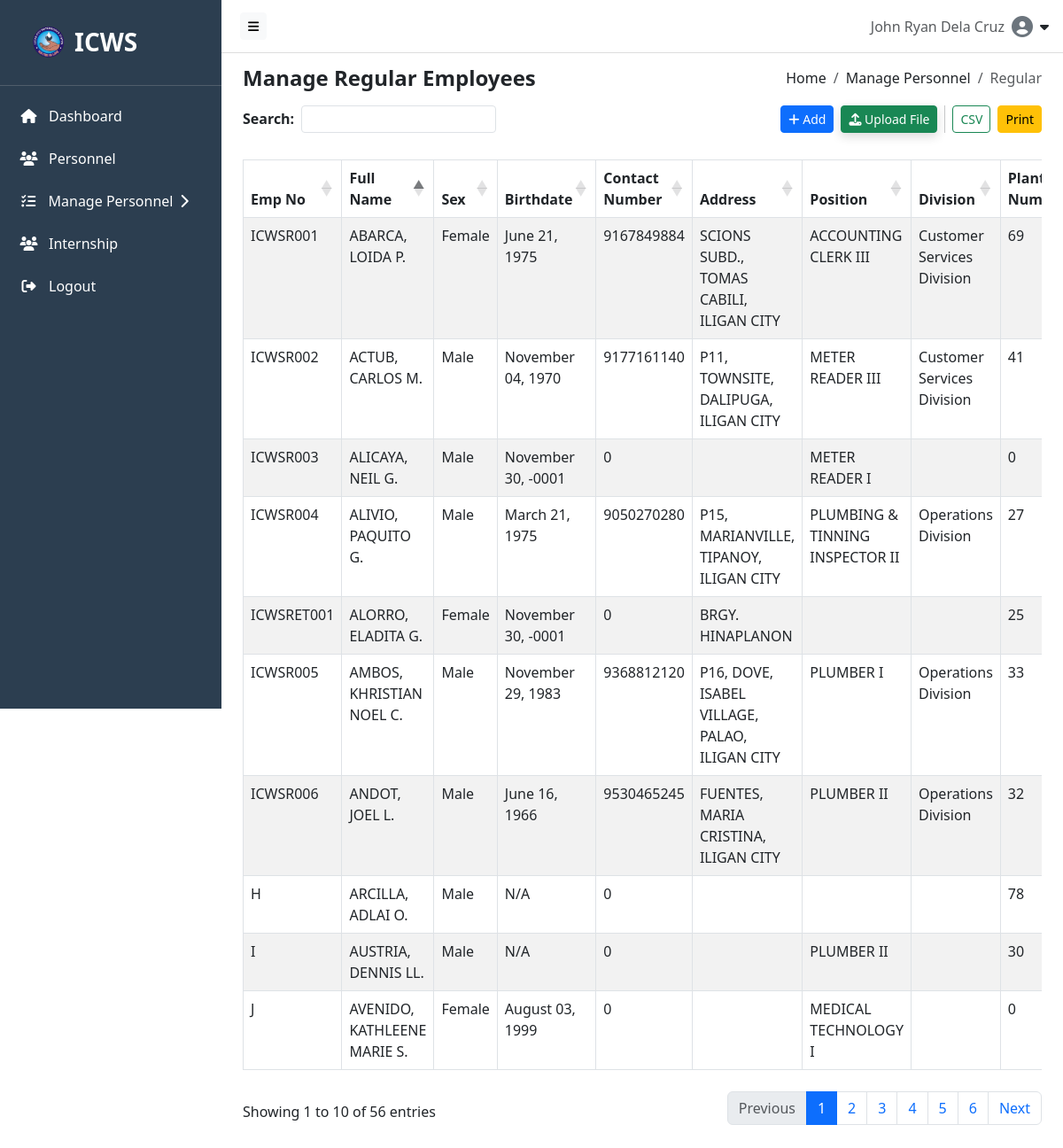
The app's page /src/components/manage_regEmp.php (signed in) with its own data.
### tables this page shows
CREATE TABLE `reg_emp` (
  `regEmp_id` int(5) NOT NULL,
  `personnel_id` int(5) DEFAULT NULL,
  `salary_id` int(5) DEFAULT NULL,
  `plantillaNo` int(5) DEFAULT NULL,
  `acaPera` float(10,2) DEFAULT NULL,
  `createdAt` timestamp NOT NULL DEFAULT current_timestamp(),
  `updatedAt` timestamp NOT NULL DEFAULT current_timestamp() ON UPDATE current_timestamp()
);

CREATE TABLE `personnel` (
  `personnel_id` int(5) NOT NULL,
  `Emp_No` varchar(100) NOT NULL,
  `emp_type` enum('Regular','Job Order','Contract') NOT NULL,
  `emp_status` enum('Active','Inactive') NOT NULL,
  `full_name` varchar(255) DEFAULT NULL,
  `position` varchar(255) DEFAULT NULL,
  `unit` varchar(100) NOT NULL,
  `section` varchar(100) NOT NULL,
  `team` varchar(255) NOT NULL,
  `operator` varchar(255) NOT NULL,
  `division` varchar(255) DEFAULT NULL,
  `contact_number` bigint(11) DEFAULT NULL,
  `sex` enum('Male','Female') DEFAULT NULL,
  `birthdate` date DEFAULT NULL,
  `address` varchar(255) DEFAULT NULL,
  `profile_picture` varchar(255) NOT NULL,
  `createdAt` timestamp NOT NULL DEFAULT current_timestamp() ON UPDATE current_timestamp(),
  `updatedAt` timestamp NOT NULL DEFAULT current_timestamp() ON UPDATE current_timestamp()
);

### src/components/manage_regEmp.php (the view, shortened to what this page needs)
<?php
include_once __DIR__ . '/../../backend/db.php';
$regulars = [];
$result = $conn->query("
  SELECT
    p.Emp_No,
    p.full_name,
    p.sex,
    p.birthdate,
    p.contact_number,
    p.address,
    p.position,
    p.division,
    r.plantillaNo,
    s.salaryGrade,
    s.step,
    s.level,
    r.acaPera,
    s.monthlySalary
  FROM reg_emp r
  JOIN personnel p ON r.personnel_id = p.personnel_id
  JOIN salary s ON r.salary_id = s.salary_id
  ORDER BY p.full_name ASC
  ");
  if ($result && $result instanceof mysqli_result && $result->num_rows > 0) {
      while ($row = $result->fetch_assoc()) {
          $regulars[] = $row;
      }
  }
?>
<!DOCTYPE html>
<html lang="en">
<head>
  <link rel="stylesheet" href="https://cdn.jsdelivr.net/npm/bootstrap@5.3.0/dist/css/bootstrap.min.css">
  <link rel="stylesheet" href="https://cdnjs.cloudflare.com/ajax/libs/font-awesome/6.4.0/css/all.min.css">
  <link rel="stylesheet" href="https://cdn.datatables.net/1.13.6/css/dataTables.bootstrap5.min.css">
  <link rel="stylesheet" href="https://cdn.datatables.net/buttons/2.4.1/css/buttons.bootstrap5.min.css">
</head>
<body>
<?php include __DIR__ . '/../hero/navbar.php'; ?>
<?php include __DIR__ . '/../hero/sidebar.php'; ?>
<div class="content" id="content">
  <div class="d-flex justify-content-between align-items-center flex-wrap mb-3">
    <h4 class="mb-0 fw-bold">Manage Regular Employees</h4>
    <nav aria-label="breadcrumb">
      <ol class="breadcrumb mb-0">
        <li class="breadcrumb-item"><a class="breadcrumb-link" href="http://localhost/ICWS-Personnel-Profiling/src/hero/home.php">Home</a></li>
        <li class="breadcrumb-item"><a class="breadcrumb-link" href="http://localhost/ICWS-Personnel-Profiling/src/components/personnel_record.php">Manage Personnel</a></li>
        <li class="breadcrumb-item active" aria-current="page">Regular</li>
      </ol>
    </nav>
  </div>
  <div class="search-buttons-container row align-items-center mb-4">
    <div class="col-md-6 d-flex align-items-center gap-2">
      <label for="searchInput" class="form-label mb-0"><strong>Search:</strong></label>
      <div id="customSearchContainer"></div>
    </div>
    <div class="col-md-6 text-end">
      <div class="d-flex flex-wrap justify-content-end align-items-center gap-2">
        <button class="btn btn-primary btn-sm" onclick="window.location.href='http://localhost/ICWS-Personnel-Profiling/src/components/add_regular_employee.php'"><i class="fas fa-plus"></i> Add</button>
        <button class="btn btn-success btn-sm shadow-custom text-white" style="background-color: success;" data-bs-toggle="modal" data-bs-target="#uploadModal">
          <i class="fas fa-upload"></i> Upload File
        </button>
        <button class="btn btn-outline-success export-btn btn-sm" data-type="csv">CSV</button>
        <button class="btn btn-warning btn-sm" onclick="window.location.href='http://localhost/ICWS-Personnel-Profiling/src/components/print.php'">
          Print
        </button>
      </div>
    </div>
  </div>
  <div class="table-container">
    <table class="table table-striped table-bordered" id="personnelTable">
      <thead>
        <tr>
          <th>Emp No</th>
          <th>Full Name</th>
          <th>Sex</th>
          <th>Birthdate</th>
          <th>Contact Number</th>
          <th>Address</th>
          <th>Position</th>
          <th>Division</th>
          <th>Plantilla Number</th>
        </tr>
      </thead>
      <tbody>
      <?php foreach ($regulars as $index => $p): ?>
        <tr>
          <td><?= htmlspecialchars($p['Emp_No']) ?></td>
          <td><?= htmlspecialchars($p['full_name']) ?></td>
          <td><?= htmlspecialchars($p['sex']) ?></td>
          <td>
            <?= !empty($p['birthdate'])
                ? date('F d, Y', strtotime($p['birthdate']))
                : 'N/A';
            ?>
          </td>
          <td><?= htmlspecialchars($p['contact_number']) ?></td>
          <td><?= htmlspecialchars($p['address']) ?></td>
          <td><?= htmlspecialchars($p['position']) ?></td>
          <td><?= htmlspecialchars($p['division']) ?></td>
          <td><?= htmlspecialchars($p['plantillaNo']) ?></td>
        </tr>
      <?php endforeach; ?>
      </tbody>
    </table>
  </div>
</div>
</body>
</html>

### src/components/manage_regEmp.php (style rules this page uses)
body { font-family: Arial; }
.content { padding: 30px; }
.breadcrumb-link { color: inherit; text-decoration: none; transition: color 0.2s ease; }
.search-buttons-container { margin-top: 25px; }
.shadow-custom { box-shadow: 0 4px 12px rgba(0, 0, 0, 0.15); }

### src/hero/navbar.php (style rules this page uses)
#content { margin-left: 250px; transition: margin-left 0.3s ease; padding: 1.5rem; margin-top: 50px }

### records on screen
reg_emp: personnel.Emp_No "ICWSR001", personnel.full_name "ABARCA, LOIDA P.", personnel.sex "Female", personnel.birthdate "June 21, 1975", personnel.contact_number "9167849884", personnel.address "SCIONS SUBD., TOMAS CABILI, ILIGAN CITY", personnel.position "ACCOUNTING CLERK III", personnel.division "Customer Services Division", plantillaNo "69"
reg_emp: personnel.Emp_No "ICWSR002", personnel.full_name "ACTUB, CARLOS M.", personnel.sex "Male", personnel.birthdate "November 04, 1970", personnel.contact_number "9177161140", personnel.address "P11, TOWNSITE, DALIPUGA, ILIGAN CITY", personnel.position "METER READER III", personnel.division "Customer Services Division", plantillaNo "41"
reg_emp: personnel.Emp_No "ICWSR003", personnel.full_name "ALICAYA, NEIL G.", personnel.sex "Male", personnel.birthdate "November 30, -0001", personnel.contact_number "0", personnel.position "METER READER I", plantillaNo "0"
reg_emp: personnel.Emp_No "ICWSR004", personnel.full_name "ALIVIO, PAQUITO G.", personnel.sex "Male", personnel.birthdate "March 21, 1975", personnel.contact_number "9050270280", personnel.address "P15, MARIANVILLE, TIPANOY, ILIGAN CITY", personnel.position "PLUMBING & TINNING INSPECTOR II", personnel.division "Operations Division", plantillaNo "27"
reg_emp: personnel.Emp_No "ICWSRET001", personnel.full_name "ALORRO, ELADITA G.", personnel.sex "Female", personnel.birthdate "November 30, -0001", personnel.contact_number "0", personnel.address "BRGY. HINAPLANON", plantillaNo "25"
reg_emp: personnel.Emp_No "ICWSR005", personnel.full_name "AMBOS, KHRISTIAN NOEL C.", personnel.sex "Male", personnel.birthdate "November 29, 1983", personnel.contact_number "9368812120", personnel.address "P16, DOVE, ISABEL VILLAGE, PALAO, ILIGAN CITY", personnel.position "PLUMBER I", personnel.division "Operations Division", plantillaNo "33"
reg_emp: personnel.Emp_No "ICWSR006", personnel.full_name "ANDOT, JOEL L.", personnel.sex "Male", personnel.birthdate "June 16, 1966", personnel.contact_number "9530465245", personnel.address "FUENTES, MARIA CRISTINA, ILIGAN CITY", personnel.position "PLUMBER II", personnel.division "Operations Division", plantillaNo "32"
reg_emp: personnel.Emp_No "H", personnel.full_name "ARCILLA, ADLAI O.", personnel.sex "Male", shows "N/A", personnel.contact_number "0", plantillaNo "78"
reg_emp: personnel.Emp_No "I", personnel.full_name "AUSTRIA, DENNIS LL.", personnel.sex "Male", shows "N/A", personnel.contact_number "0", personnel.position "PLUMBER II", plantillaNo "30"
reg_emp: personnel.Emp_No "J", personnel.full_name "AVENIDO, KATHLEENE MARIE S.", personnel.sex "Female", personnel.birthdate "August 03, 1999", personnel.contact_number "0", personnel.position "MEDICAL TECHNOLOGY I", plantillaNo "0"

### other values on screen
$fullName "John Ryan Dela Cruz"
